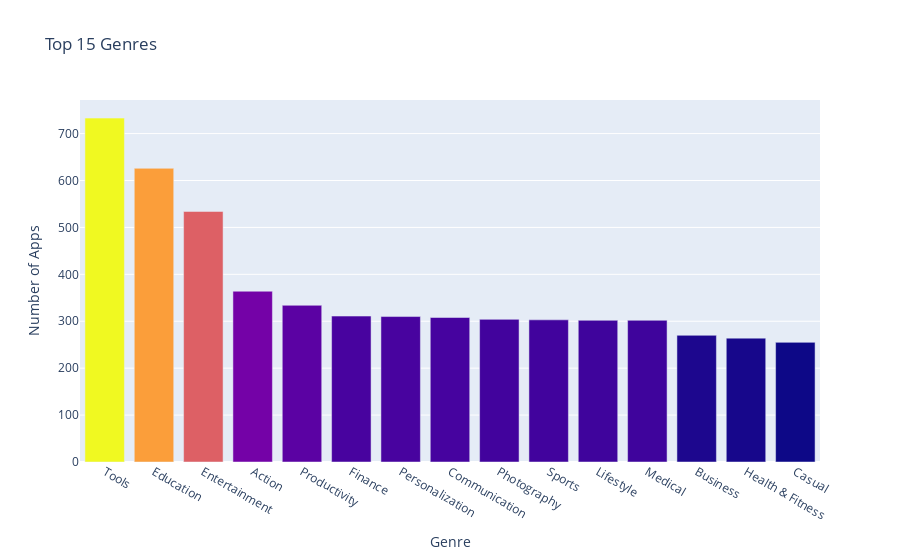

Notebook source saved alongside this figure:
### Markdown cell above
# Colour Scales in Plotly Charts - Competition in Genres

### Code cell
bar = px.bar(x = num_genres.index[:15], # index = category name
             y = num_genres.values[:15], # count
             title='Top 15 Genres',
             hover_name=num_genres.index[:15],
             color=num_genres.values[:15],
             color_continuous_scale='Plasma')
bar.update_layout(xaxis_title='Genre',
yaxis_title='Number of Apps',
coloraxis_showscale=False)
 
bar.show()

### Figure 1 — Plotly figure (JSON) as saved in the notebook; plotly's stock layout.template omitted (floating-point values rounded to 4 significant figures)
{"data": [{"hovertemplate": "<b>%{hovertext}</b><br><br>x=%{x}<br>y=%{y}<br>color=%{marker.color}<extra></extra>", "hovertext": ["Tools", "Education", "Entertainment", "Action", "Productivity", "Finance", "Personalization", "Communication", "Photography", "Sports", "Lifestyle", "Medical", "Business", "Health & Fitness", "Casual"], "legendgroup": "", "marker": {"color": [733, 626, 534, 364, 334, 311, 310, 308, 304, 303, 302, 302, 270, 264, 255], "coloraxis": "coloraxis", "pattern": {"shape": ""}}, "name": "", "orientation": "v", "showlegend": false, "textposition": "auto", "type": "bar", "x": ["Tools", "Education", "Entertainment", "Action", "Productivity", "Finance", "Personalization", "Communication", "Photography", "Sports", "Lifestyle", "Medical", "Business", "Health & Fitness", "Casual"], "xaxis": "x", "y": [733, 626, 534, 364, 334, 311, 310, 308, 304, 303, 302, 302, 270, 264, 255], "yaxis": "y"}], "layout": {"barmode": "relative", "coloraxis": {"colorbar": {"title": {"text": "color"}}, "colorscale": [[0, "#0d0887"], [0.1111, "#46039f"], [0.2222, "#7201a8"], [0.3333, "#9c179e"], [0.4444, "#bd3786"], [0.5556, "#d8576b"], [0.6667, "#ed7953"], [0.7778, "#fb9f3a"], [0.8889, "#fdca26"], [1, "#f0f921"]], "showscale": false}, "legend": {"tracegroupgap": 0}, "title": {"text": "Top 15 Genres"}, "xaxis": {"anchor": "y", "domain": [0, 1], "title": {"text": "Genre"}}, "yaxis": {"anchor": "x", "domain": [0, 1], "title": {"text": "Number of Apps"}}}}
